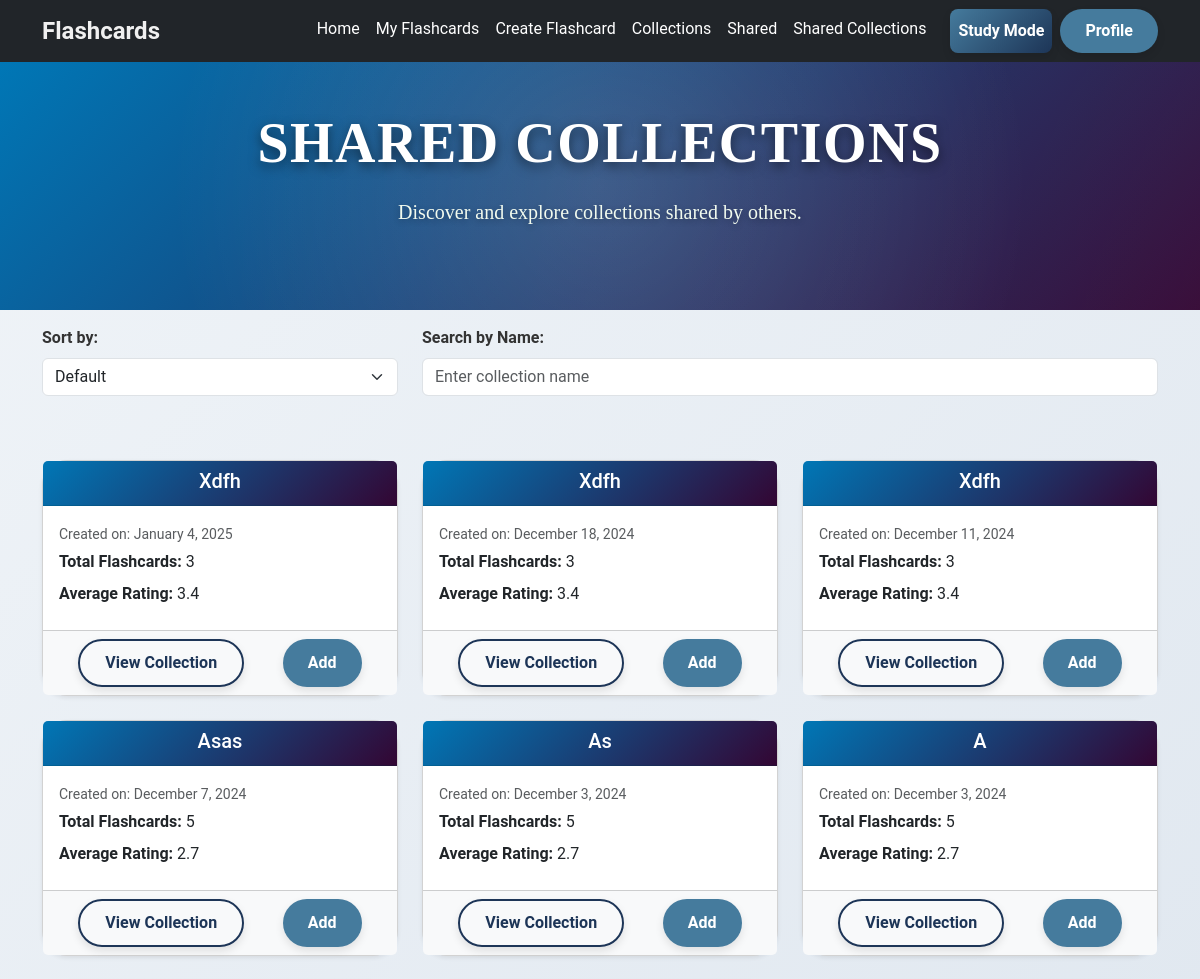
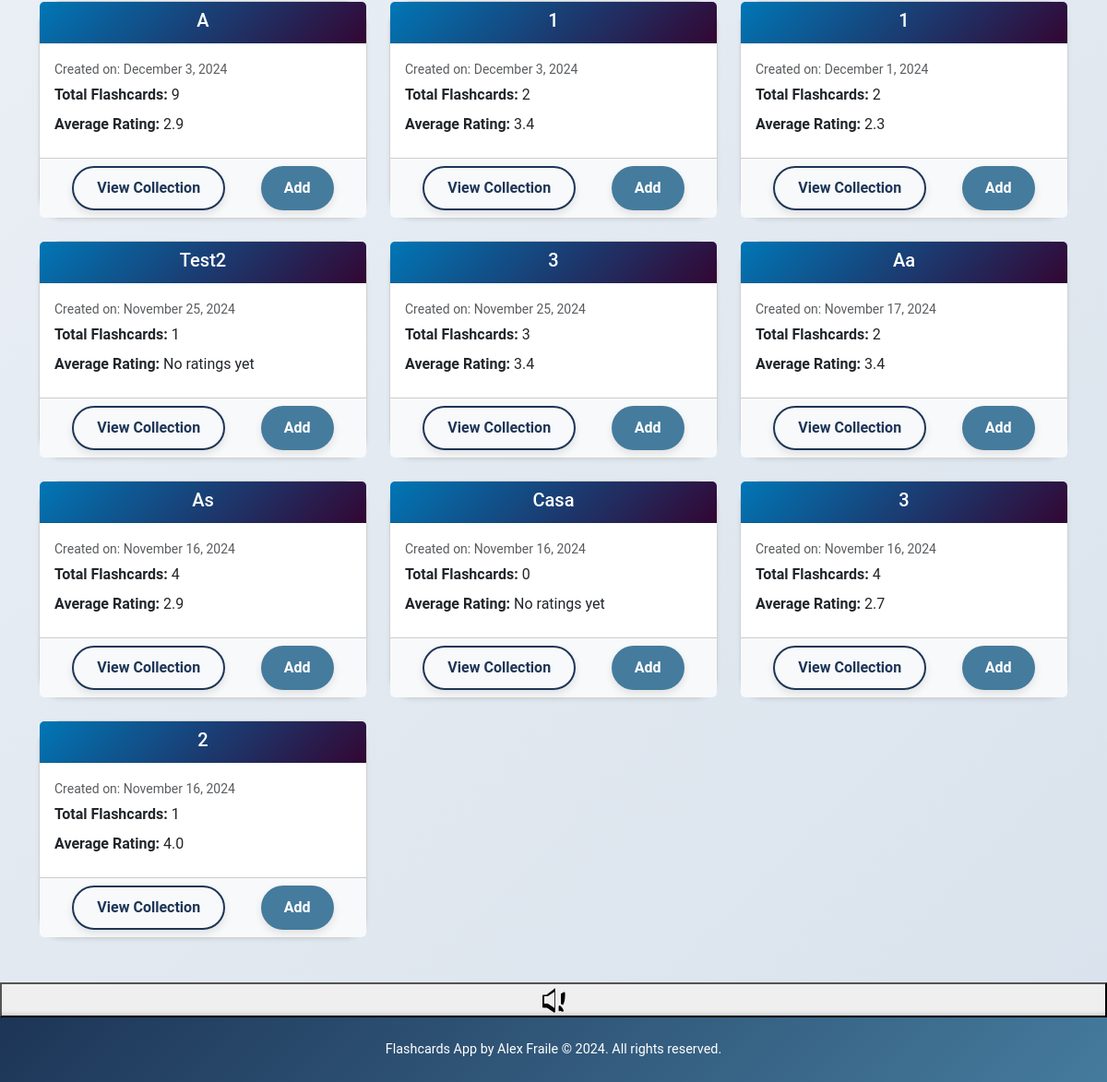
Screenshot of /flashcards/collections/shared/ (signed in) with the database file from the repository (2 pictures, top to bottom).
### flashcards/models.py (models this page shows, shortened)
class Collection(models.Model):
    name = models.CharField(max_length=100)
    user = models.ForeignKey(settings.AUTH_USER_MODEL, on_delete=models.CASCADE)
    flashcards = models.ManyToManyField(FlashCard, blank=True)
    created_at = models.DateTimeField(auto_now_add=True)

### flashcards/views.py (the view)
# urls.py: path('collections/shared/', views.shared_collections, name='shared_collections'), # View shared collection
@login_required
def shared_collections(request):
    collections = Collection.objects.annotate(
        avg_rating=Avg('flashcards__ratings__rating')
    ).order_by('-created_at')
    return render(request, 'flashcards/shared_collections.html', {'collections': collections})

### flashcards/templates/flashcards/shared_collections.html (shortened to what this page needs)
<!DOCTYPE html>
<html lang="en">
<head>
    {% load static %}
    <link href="https://cdn.jsdelivr.net/npm/bootstrap@5.3.2/dist/css/bootstrap.min.css" rel="stylesheet">
    <link rel="stylesheet" href="{% static 'flashcards/styles.css' %}">
</head>
<body>
    <nav class="navbar navbar-expand-lg navbar-dark bg-dark py-2">
        <div class="container">
            <a class="navbar-brand" href="{% url 'index' %}">Flashcards</a>
            <div class="collapse navbar-collapse" id="navbarNav">
                <ul class="navbar-nav ms-auto">
                    <li class="nav-item"><a class="nav-link" href="{% url 'index' %}">Home</a></li>
                    <li class="nav-item"><a class="nav-link" href="{% url 'flashcards:flashcard_list' %}">My Flashcards</a></li>
                    <li class="nav-item"><a class="nav-link" href="{% url 'flashcards:flashcard_create' %}">Create Flashcard</a></li>
                    <li class="nav-item"><a class="nav-link" href="{% url 'flashcards:collection_list' %}">Collections</a></li>
                    <li class="nav-item"><a class="nav-link" href="{% url 'flashcards:flashcard_shared_list' %}">Shared</a></li>
                    <li class="nav-item"><a class="nav-link" href="{% url 'flashcards:shared_collections' %}">Shared Collections</a></li>
                    <li class="nav-item">
                        <a class="nav-link btn btn-primary text-white ms-3" href="{% url 'flashcards:study_mode' %}" style="border-radius: 8px;">Study Mode</a>
                    </li>
                </ul>
                <div class="profile-menu ms-2">
                    <a href="{% url 'flashcards:profile' %}" class="btn btn-outline-light btn-sm">Profile</a>
                </div>
            </div>
        </div>
    </nav>
    <header class="text-center py-5" style="background: linear-gradient(135deg, #0077b6, #330633); color: white;">
        <div class="container">
            <h1 class="display-4 fw-bold">Shared Collections</h1>
            <p class="lead">Discover and explore collections shared by others.</p>
        </div>
    </header>
    <div class="container py-3">
        <div class="row">
            <div class="col-md-4">
                <label for="sortOptions" class="form-label fw-bold">Sort by:</label>
                <select id="sortOptions" class="form-select">
                    <option value="default">Default</option>
                </select>
            </div>
            <div class="col-md-8">
                <label for="searchInput" class="form-label fw-bold">Search by Name:</label>
                <input id="searchInput" type="text" class="form-control" placeholder="Enter collection name">
            </div>
        </div>
    </div>
    <div class="container py-5" id="collectionContainer">
        {% if collections %}
            <div class="row g-4">
                {% for collection in collections %}
                    <div class="col-lg-4 col-md-6 collection-item"
                         data-rating="{{ collection.avg_rating|default:0 }}"
                         data-date="{{ collection.created_at|date:'Y-m-d\TH:i:s' }}"
                         data-name="{{ collection.name }}">
                        <div class="card h-100 shadow-sm" style="border-radius: 25px;">
                            <div class="card-header text-white text-center" style="background: linear-gradient(135deg, #0077b6, #330633);">
                                <h5 class="mb-1">{{ collection.name }}</h5>
                            </div>
                            <div class="card-body">
                                <p class="text-muted mb-1">
                                    <small>Created on: {{ collection.created_at|date:"F j, Y" }}</small>
                                </p>
                                <p class="card-text mb-2">
                                    <strong>Total Flashcards:</strong> {{ collection.flashcards.count }}
                                </p>
                                <p class="card-text mb-2">
                                    <strong>Average Rating:</strong> {{ collection.avg_rating|floatformat:1|default:"No ratings yet" }}
                                </p>
                            </div>
                            <div class="card-footer d-flex justify-content-around">
                                <a href="{% url 'flashcards:shared_collection_view' collection.id %}" class="btn btn-outline-secondary btn-sm">View Collection</a>
                                <button class="btn btn-outline-primary btn-sm add-collection-btn" data-id="{{ collection.id }}">
                                    Add
                                </button>
                            </div>
                        </div>
                    </div>
                {% endfor %}
            </div>
        {% else %}
            <div class="alert alert-info text-center mt-4">
                <strong>No shared collections found.</strong>
            </div>
        {% endif %}
    </div>
    <button class="speaker-button" id="speaker-button" aria-label="Read Page">
    </button>
    <footer class="text-center py-4 bg-dark text-white mt-auto">
        <div>Flashcards App by Alex Fraile © 2024. All rights reserved.</div>
    </footer>
</body>
</html>

### static/flashcards/styles.css (style rules this page uses)
body { background: linear-gradient(135deg, #f0f4f8, #d9e2ec); min-height: 100vh; display: flex; flex-direction: column; font-family: 'Roboto', Arial, sans-serif; margin: 0; padding: 0; color: #333; }
.navbar { background: #1f2933; box-shadow: 0 2px 4px rgba(0, 0, 0, 0.1); }
.navbar-brand { font-weight: bold; font-size: 1.5rem; color: #f0f0f0 !important; transition: color 0.3s ease-in-out; }
.navbar-nav .nav-link { color: #ffffff !important; font-size: 1rem; transition: color 0.3s ease-in-out; }
header { position: relative; background: linear-gradient(135deg, #a907d1, #a907d1, #a907d1); color: white; padding: 120px 20px; text-align: center; overflow: hidden; font-family: 'angelfinder'; }
header h1 { font-size: 4.5rem; font-weight: 700; margin-bottom: 20px; line-height: 1.1; letter-spacing: 1.5px; text-transform: uppercase; text-shadow: 0 4px 12px rgba(0, 0, 0, 0.5); animation: fadeIn 2s ease-in-out; }
header p { font-size: 1.5rem; font-weight: 300; margin-bottom: 35px; color: #f1faee; text-shadow: 0 2px 6px rgba(0, 0, 0, 0.3); animation: fadeIn 2.5s ease-in-out; }
header::before { content: ''; position: absolute; top: 0; left: 0; width: 100%; height: 100%; background: radial-gradient(circle, rgba(255, 255, 255, 0.15), transparent 70%); z-index: 0; animation: rotateOverlay 20s infinite linear; }
header::after { content: ''; position: absolute; top: -100px; left: -150px; width: 300%; height: 300%; background: radial-gradient(circle, rgba(255, 255, 255, 0.05), transparent 80%); z-index: 0; animation: floatParticles 30s infinite linear; }
header > * { position: relative; z-index: 1; }
.card { border-radius: 12px; box-shadow: 0 4px 8px rgba(0, 0, 0, 0.1); }
.card-header { font-size: 1.25rem; font-weight: bold; text-transform: capitalize; }
.card-footer { background-color: #f8f9fa; }
.btn { border-radius: 8px; background-color: #457b9d; color: white; border: none; transition: background-color 0.3s ease; }
footer { background: linear-gradient(135deg, #1d3557, #457b9d); color: white; text-align: center; padding: 20px; font-size: 0.9rem; box-shadow: 0 -2px 6px rgba(0, 0, 0, 0.3); }
.btn { display: inline-block; padding: 10px 25px; font-size: 1rem; font-weight: bold; text-align: center; border: none; border-radius: 50px; transition: all 0.3s ease-in-out; box-shadow: 0 4px 8px rgba(0, 0, 0, 0.1); cursor: pointer; }
.btn-primary { background: linear-gradient(135deg, #457b9d, #1d3557); color: white; }
.btn-outline-secondary { background: none; color: #1d3557; border: 2px solid #1d3557; }

### rows the page displays
Collection: name "Xdfh", created_at "January 4, 2025", flashcards.count "3", avg_rating "3.4"
Collection: name "Xdfh", created_at "December 18, 2024", flashcards.count "3", avg_rating "3.4"
Collection: name "Xdfh", created_at "December 11, 2024", flashcards.count "3", avg_rating "3.4"
Collection: name "Asas", created_at "December 7, 2024", flashcards.count "5", avg_rating "2.7"
Collection: name "As", created_at "December 3, 2024", flashcards.count "5", avg_rating "2.7"
Collection: name "A", created_at "December 3, 2024", flashcards.count "5", avg_rating "2.7"
Collection: name "A", created_at "December 3, 2024", flashcards.count "9", avg_rating "2.9"
Collection: name "1", created_at "December 3, 2024", flashcards.count "2", avg_rating "3.4"
Collection: name "1", created_at "December 1, 2024", flashcards.count "2", avg_rating "2.3"
Collection: name "Test2", created_at "November 25, 2024", flashcards.count "1", avg_rating "No ratings yet"
Collection: name "3", created_at "November 25, 2024", flashcards.count "3", avg_rating "3.4"
Collection: name "Aa", created_at "November 17, 2024", flashcards.count "2", avg_rating "3.4"
Collection: name "As", created_at "November 16, 2024", flashcards.count "4", avg_rating "2.9"
Collection: name "Casa", created_at "November 16, 2024", flashcards.count "0", avg_rating "No ratings yet"
Collection: name "3", created_at "November 16, 2024", flashcards.count "4", avg_rating "2.7"
Collection: name "2", created_at "November 16, 2024", flashcards.count "1", avg_rating "4.0"
